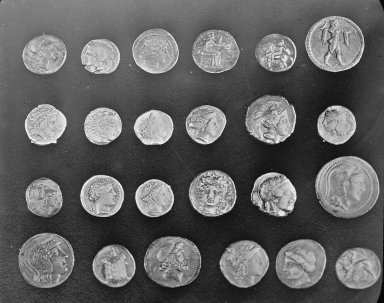
#> input picture skimage.data.coins(), 384 x 303 px
$ jupyter execute --allow-errors image-processing.ipynb   (shell and % lines are left out)
#> lines starting #> are read from the running program, lines starting #| are printed output that depends on the picture
[cell 1]
from matplotlib.pyplot import imshow
import skimage.io as io
from pylab import *
import skimage
from skimage import data, filters, exposure, feature
from skimage.filters import rank
from skimage.util.dtype import convert
from skimage import img_as_float, img_as_ubyte
from skimage.color import rgb2hsv, hsv2rgb, rgb2gray
from skimage.filters.edges import convolve
from matplotlib import pylab as plt
import numpy as np
from numpy import array
from IPython.display import display
from ipywidgets import interact, interactive, fixed
from IPython.core.display import clear_output

import warnings
warnings.simplefilter("ignore")

[cell 2]
def show_gray(img):
    imshow(img, cmap='gray')

# Reprezentacja obrazów

[cell 3]
coins = data.coins()
#> coins is the input picture: shape (303, 384); min 1, max 252, mean 96.9
show_gray(coins)

[cell 4]
coins

[cell 5]
type(coins)

[cell 6]
coins.shape
#> Out = (303, 384)

[cell 7]
coins[20:30, 10:-10] = 255
coins[::10, ::10] = 255
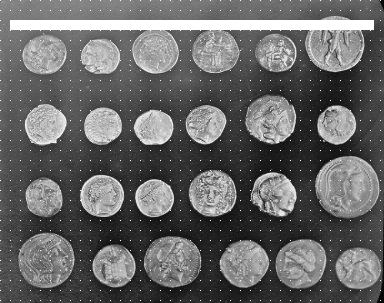
#> coins: shape (303, 384); min 1, max 255, mean 103
show_gray(coins)

[cell 8]
chelsa = data.chelsea()
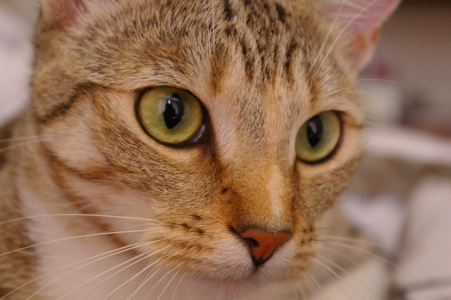
#> input picture skimage.data.chelsea(), 451 x 300 px
#> chelsa is the input picture: shape (300, 451, 3); mean R, G, B 147.7, 111.4, 86.8
imshow(chelsa)
#> (this line was passed over: IPython is not available in this run)

[cell 9]
chelsa.shape
#> Out = (300, 451, 3)

[cell 10]
chelsa[:4,:4,:]

[cell 11]
tmp = rgb2hsv(chelsa)
#> tmp: shape (300, 451, 3) float64; mean of channels 0, 1, 2 0.0749, 0.432, 0.579
tmp[:,:,1] = 0
#> tmp: shape (300, 451, 3) float64; mean of channels 0, 1, 2 0.0749, 0, 0.579
tmp = hsv2rgb(tmp)
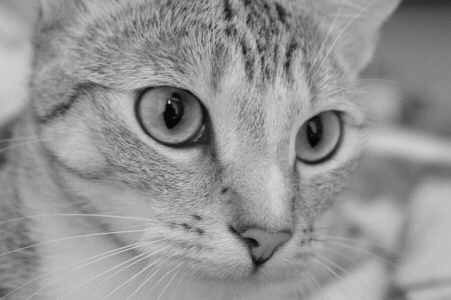
#> tmp: shape (300, 451, 3) float64; min 0.0157, max 0.906, mean 0.579
imshow(tmp)
#> (this line was passed over: IPython is not available in this run)
#> the sliders are set to x = 0.5

[cell 12]
@interact(x=(0.0, 1.0, 0.01))
def on_change(x=0):
#> called with x = 0.5
    tmp = rgb2hsv(chelsa)
    tmp[:,:,0] = x
#> tmp: shape (300, 451, 3) float64; mean of channels 0, 1, 2 0.5, 0.432, 0.579
    display(imshow(hsv2rgb(tmp)))
#> (this line was passed over: IPython is not available in this run)

[cell 13]
tmp = rgb2gray(chelsa)
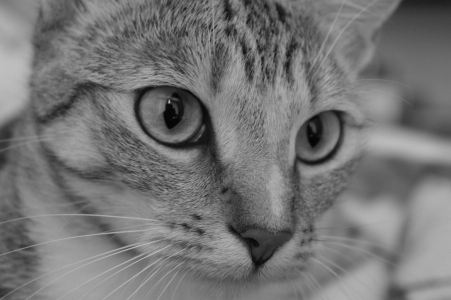
#> tmp: shape (300, 451) float64; min 0.0151, max 0.756, mean 0.46
display(imshow(tmp, cmap='gray'))
#> (this line was passed over: IPython is not available in this run)

#> (a cell that did not finish here is left out)

## Inne operacje macierzowe

[cell 15]
# Odbicie lustrzane
imshow(chelsa[:,::-1])
#> (this line was passed over: IPython is not available in this run)
